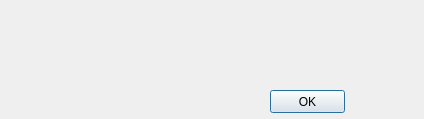
<?xml version="1.0" encoding="UTF-8"?>
<ui version="4.0">
 <class>Dialog</class>
 <widget class="QDialog" name="Dialog">
  <property name="geometry">
   <rect>
    <x>0</x>
    <y>0</y>
    <width>424</width>
    <height>119</height>
   </rect>
  </property>
  <property name="windowTitle">
   <string>Dialog</string>
  </property>
  <property name="styleSheet">
   <string notr="true"/>
  </property>
  <widget class="QLabel" name="message">
   <property name="geometry">
    <rect>
     <x>170</x>
     <y>40</y>
     <width>221</width>
     <height>31</height>
    </rect>
   </property>
   <property name="text">
    <string/>
   </property>
  </widget>
  <widget class="QLabel" name="img_lbl">
   <property name="geometry">
    <rect>
     <x>20</x>
     <y>20</y>
     <width>131</width>
     <height>91</height>
    </rect>
   </property>
   <property name="styleSheet">
    <string notr="true">border-image:url(:/err_prefix/error_icon.jpg)</string>
   </property>
   <property name="text">
    <string/>
   </property>
  </widget>
  <widget class="QPushButton" name="ok_button">
   <property name="geometry">
    <rect>
     <x>270</x>
     <y>90</y>
     <width>75</width>
     <height>23</height>
    </rect>
   </property>
   <property name="text">
    <string>OK</string>
   </property>
  </widget>
 </widget>
 <resources>
  <include location="error_res.qrc"/>
 </resources>
 <connections/>
</ui>
